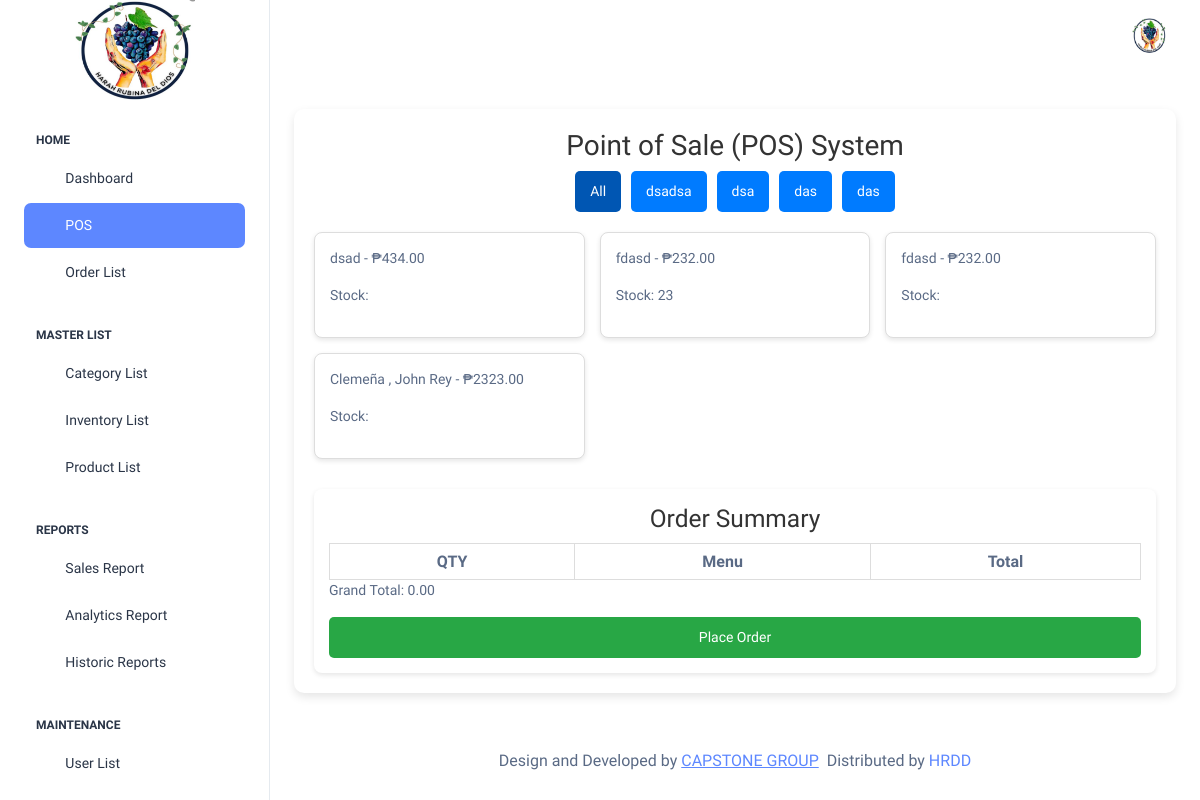
/index_admin.php?page=pos (signed in), run on the app's committed database.
### tables this page shows
CREATE TABLE `categories` (
  `id` int(11) NOT NULL,
  `name` varchar(255) NOT NULL,
  `description` text NOT NULL,
  `status` varchar(50) DEFAULT 'Active',
  `date_created` timestamp NOT NULL DEFAULT current_timestamp()
);

CREATE TABLE `products` (
  `id` int(11) NOT NULL,
  `name` varchar(255) NOT NULL,
  `description` text DEFAULT NULL,
  `price` decimal(10,2) NOT NULL,
  `status` enum('Active','Inactive') DEFAULT 'Active',
  `date_created` timestamp NOT NULL DEFAULT current_timestamp(),
  `category_id` int(11) NOT NULL
);

CREATE TABLE `inventory` (
  `id` int(11) NOT NULL,
  `product_id` int(11) NOT NULL,
  `stock_quantity` int(11) NOT NULL DEFAULT 0,
  `last_updated` timestamp NOT NULL DEFAULT current_timestamp() ON UPDATE current_timestamp()
);

### modules/pos.php (the view, shortened to what this page needs)
<?php
include "includes/connection.php";
function getCategories($con) {
    $sql = "SELECT * FROM categories ORDER BY date_created DESC";
    $result = $con->query($sql);
    return $result;
}
function getProducts($con) {
    $sql = "SELECT products.*, categories.name AS category_name, inventory.stock_quantity FROM products
            JOIN categories ON products.category_id = categories.id
            LEFT JOIN inventory ON products.id = inventory.product_id
            ORDER BY products.date_created DESC";
    $result = $con->query($sql);
    return $result;
}
?>
<div class="container mt-4">
    <h2>Point of Sale (POS) System</h2>
    <div class="categories">
        <?php $categories = getCategories($con); ?>
        <button class="category-btn active" onclick="filterCategory('All')">All</button>
        <?php while ($cat = $categories->fetch_assoc()) : ?>
            <button class="category-btn" onclick="filterCategory('<?= $cat['name']; ?>')"><?= $cat['name']; ?></button>
        <?php endwhile; ?>
    </div>
    <div class="menu" id="menuContainer">
        <?php $products = getProducts($con); ?>
        <?php while ($row = $products->fetch_assoc()) : ?>
        <div class="menu-item" data-category="<?= $row['category_name']; ?>" onclick="addToOrder('<?= $row['name']; ?>', <?= $row['price']; ?>)">
            <p><?= $row['name']; ?> - ₱<?= $row['price']; ?></p>
            <p>Stock: <?= $row['stock_quantity']; ?></p>
        </div>
        <?php endwhile; ?>
    </div>
    <div class="orders">
        <h3>Order Summary</h3>
        <table>
            <thead>
                <tr>
                    <th>QTY</th>
                    <th>Menu</th>
                    <th>Total</th>
                </tr>
            </thead>
        </table>
        <div>
            <p>Grand Total: <span id="grandTotal">0.00</span></p>
            <button onclick="placeOrder()">Place Order</button>
        </div>
    </div>
</div>

### modules/pos.php (style rules this page uses)
.categories { display: flex; gap: 10px; }
.menu { display: flex; flex-wrap: wrap; gap: 10px; }
.menu-item { border: 1px solid #ddd; padding: 10px; cursor: pointer; }
.orders { margin-top: 20px; }
.container { max-width: 1200px; margin: 20px auto; padding: 20px; background: white; border-radius: 10px; box-shadow: 0 4px 10px rgba(0, 0, 0, 0.1); }
h2, h3 { text-align: center; color: #333; }
.categories { display: flex; flex-wrap: wrap; justify-content: center; gap: 10px; margin-bottom: 20px; }
.category-btn { background-color: #007bff; color: white; border: none; padding: 10px 15px; border-radius: 5px; cursor: pointer; transition: 0.3s; }
.category-btn:hover, .category-btn.active { background-color: #0056b3; }
.menu { display: grid; grid-template-columns: repeat(auto-fit, minmax(200px, 1fr)); gap: 15px; justify-content: center; }
.menu-item { background: white; padding: 15px; border-radius: 8px; box-shadow: 0 2px 5px rgba(0, 0, 0, 0.1); cursor: pointer; transition: transform 0.2s, box-shadow 0.2s; }
.orders { margin-top: 30px; background: #ffffff; padding: 15px; border-radius: 8px; box-shadow: 0 2px 5px rgba(0, 0, 0, 0.1); }
.orders table { width: 100%; border-collapse: collapse; margin-top: 10px; }
.orders table th, .orders table td { border: 1px solid #ddd; padding: 8px; text-align: center; }
.orders button { display: block; width: 100%; padding: 10px; background-color: #28a745; color: white; border: none; border-radius: 5px; cursor: pointer; margin-top: 10px; transition: 0.3s; }

### data on the page
categories: name "dsadsa"
categories: name "dsa"
categories: name "das"
categories: name "das"
products: name "dsad", price "434.00"
products: name "fdasd", price "232.00", inventory.stock_quantity "23"
products: name "fdasd", price "232.00"
products: name "Clemeña , John Rey", price "2323.00"
